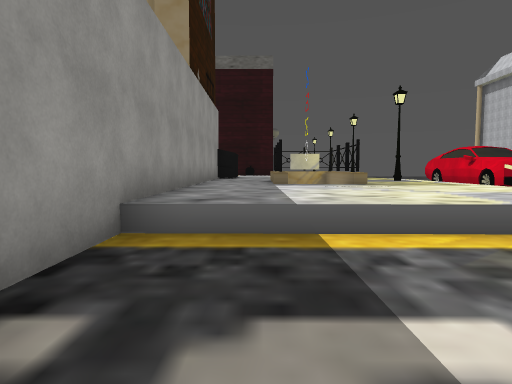
view 1 (above)

16 first-person views from a walk through a 3-D level made in the Unity game engine. The camera is 1.4 m above the floor, tilts 4° down and sees 75° across. The floor is counted in squares, 2 m on a side. Each view is taken from the middle of a square. On the plan, view 1 faces up. The plan holds only what a view shows up to about 10 squares ahead; the rest is blank. The place goes on beyond the plan. Some animated figures are left out. Some surface patterns are stand-ins.

view 2
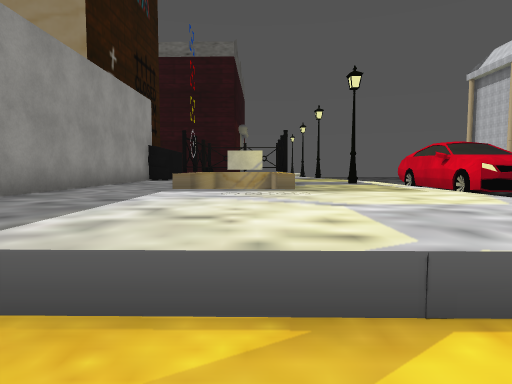

view 3
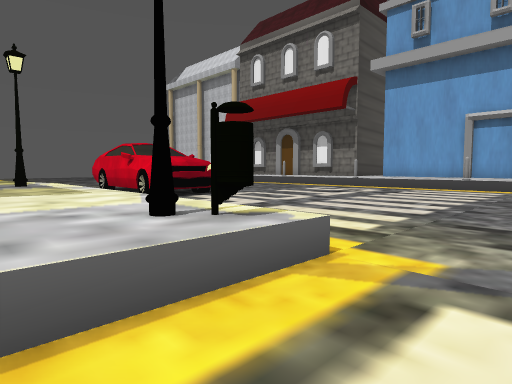

view 4
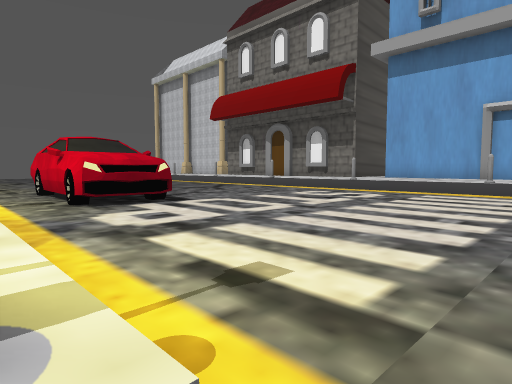

view 5
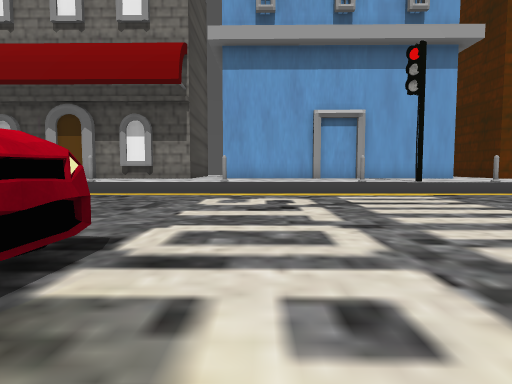

view 6
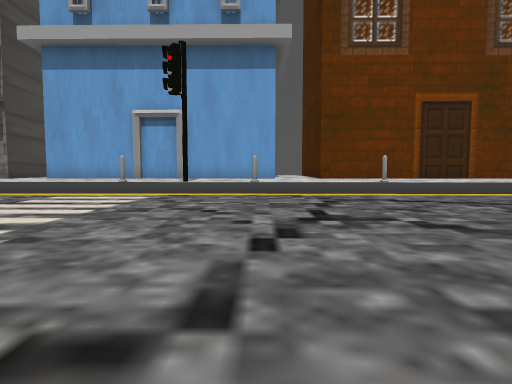

view 7
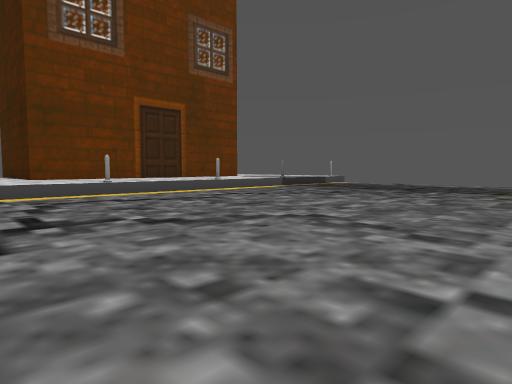

view 8
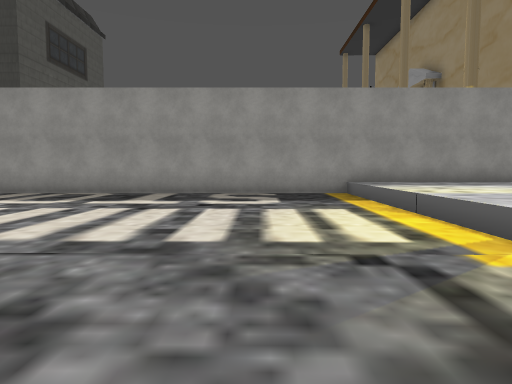

view 9
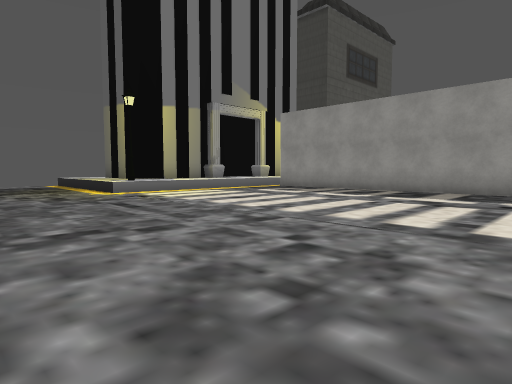

view 10
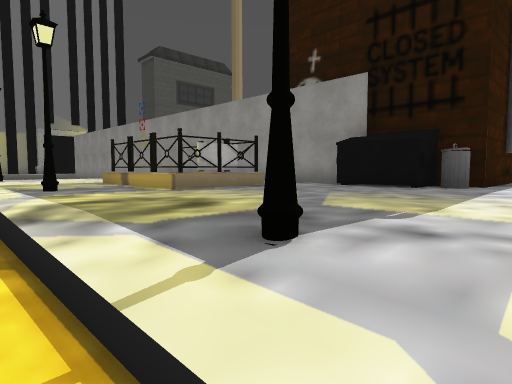

view 11
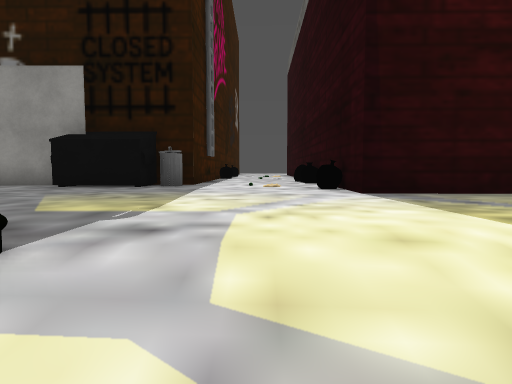

view 12
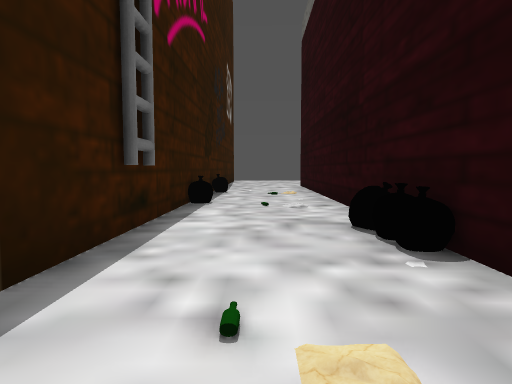

view 13
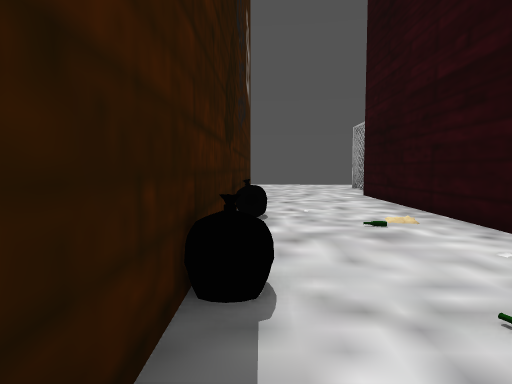

view 14
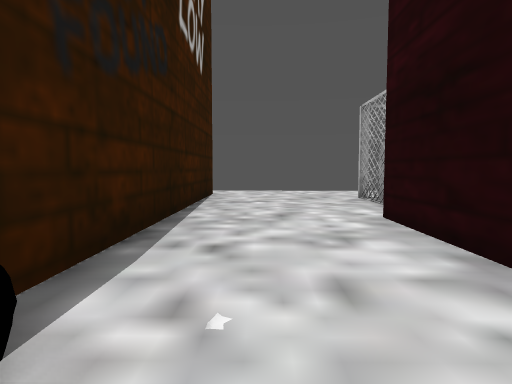

view 15
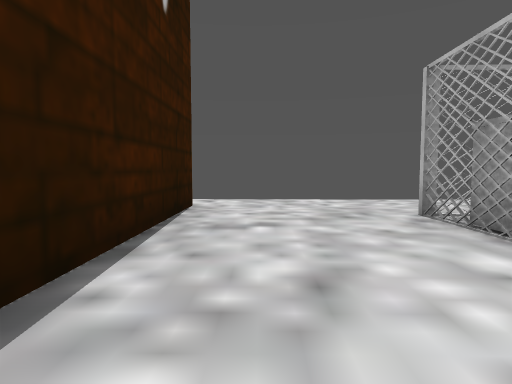

view 16
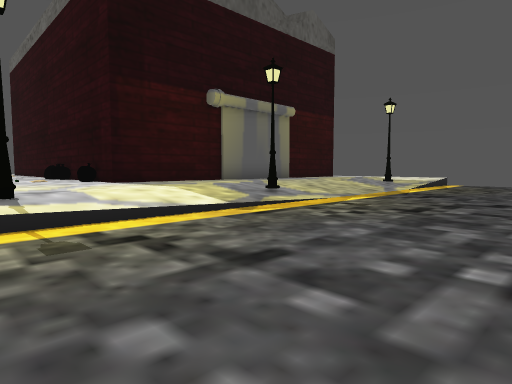

### Floor plan
Key: @ floor where view 1 was taken; # wall or solid block; . main floor; : floor 0.75 m higher than the main floor; / step, stairs or slope; = window, fence, low wall or low ledge; ^ raised ledge.
Columns run from 19 left of view 1 to 16 right of it. Each row starts with its distance up from view 1.
 21 ::                  #::/#....
 20 ::###               #:://....
 19 ::::::###############:://.....
 18 ::::::::::::::::::::::::/.....
 17 ::::::::::::::::::::::::/.....
 16 :::::::::^::^:::::::::::#.....
 15  ##################:::::/.....
 14                   #::::::..#
 13                  ##::::::.##       ^
 12                  #:::#:::.#      ..^
 11                  #::  :#:.#  ......^
 10                  #::  :::.###......^
  9                  #:://=::..........^
  8                  ##::::::..........^
  7                   #:=::::..........^
  6                   #::::::..........^
  5                   #::::::..........^
  4                   #::::::..........^
  3                   #................^
  2                   #................^
  1                   #................#
  0                   #@...............^
 -1                   #................^
 -2                   #................^
 -3                   #................^
 -4                   #................^
 -5                   #................^
 -6                   #  ............ .^
 -7                       ..........

Positions as (right, up) in squares from view 1, and headings:
1: (0, 0), facing up
2: (2, 2), facing up
3: (3, 2), facing up-right
4: (5, 3), facing up-right
5: (6, 8), facing right
6: (6, 1), facing right
7: (6, 1), facing down-right
8: (8, 1), facing left
9: (9, 1), facing down-left
10: (6, 17), facing down-left
11: (6, 17), facing left
12: (0, 17), facing left
13: (-5, 16), facing left
14: (-9, 17), facing left
15: (-12, 17), facing left
16: (10, 15), facing up-left
